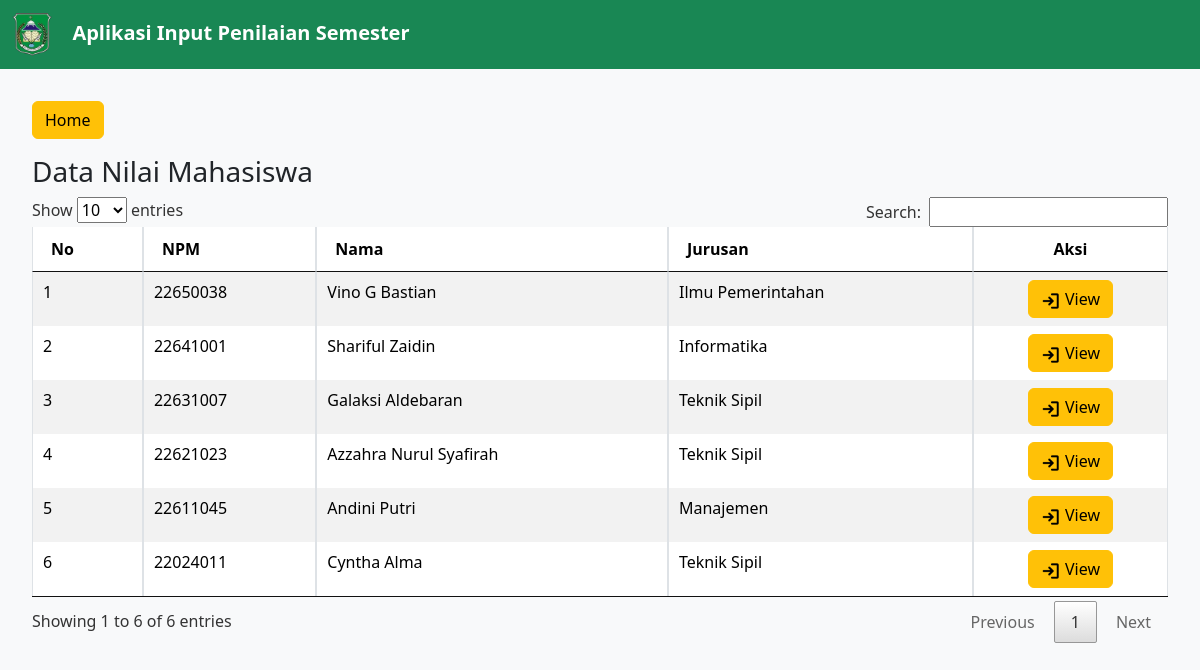
The app's page /dashboard, older data.
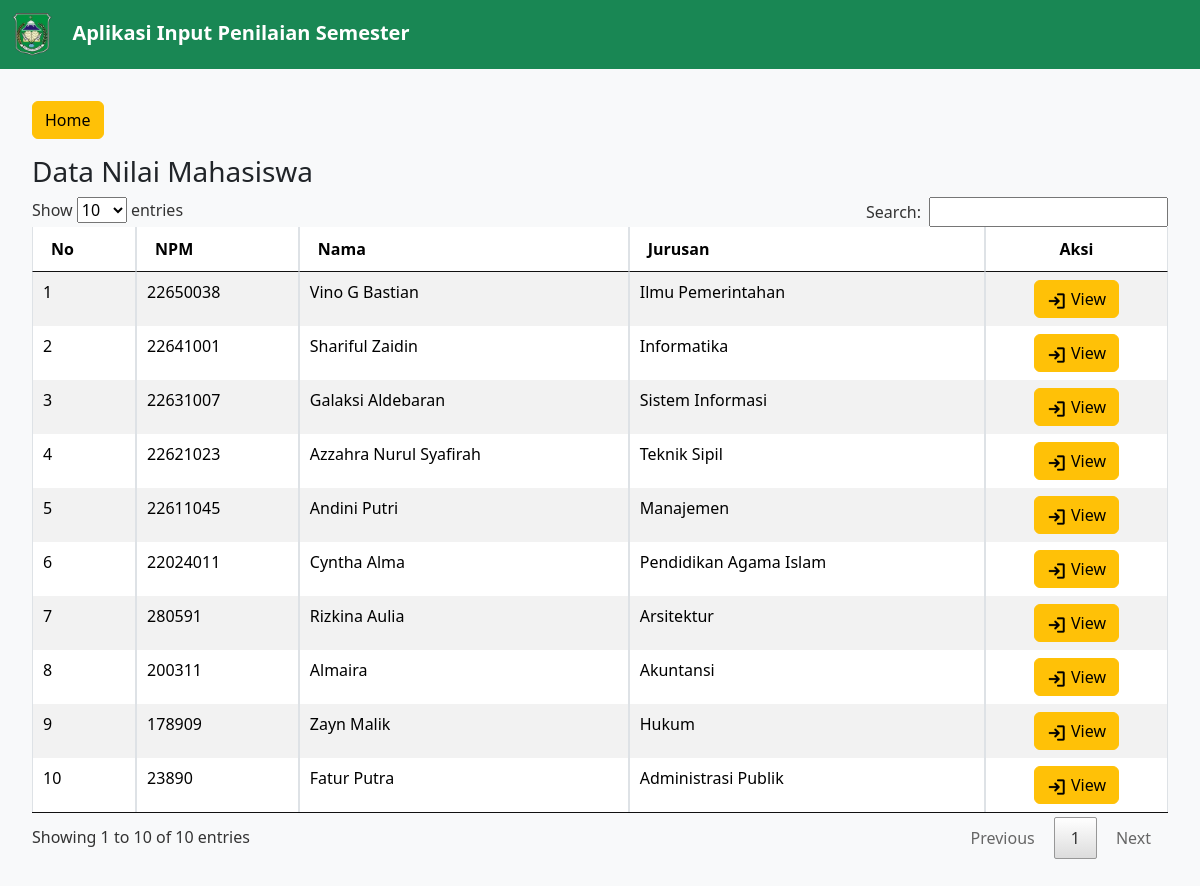
The same page, newer data.
### tables this page shows
CREATE TABLE `tb_mhs` (
  `npm` int NOT NULL,
  `nama` varchar(50) NOT NULL,
  `kode_jurusan` int NOT NULL
);

CREATE TABLE `tb_jurusan` (
  `kode_jurusan` int NOT NULL,
  `nama_jurusan` varchar(100) NOT NULL
);

### app/core/View.php (called while the page is built, shortened)
<?php
class View
{
    public static function render(string $path, $model = []): void
    {
        require_once __DIR__ . '/../view/Layout/Header.php';
        require_once __DIR__ . '/../view/' . $path . '.php';
        require_once __DIR__ . '/../view/Layout/Footer.php';
    }
}

### app/controller/DashboardController.php (called while the page is built, shortened)
<?php
class DashboardController
{
    private Mahasiswa $mahasiswa;
    public function __construct()
    {
        $this->mahasiswa = new Mahasiswa;
    }
    public function index()
    {
        $data = $this->mahasiswa->findAllMahasiswa();
        View::render("Dashboard/index", [
            "title" => "Dashboard | DNS",
            "data" => $data
        ]);
    }
}

### public/index.php (called while the page is built, shortened)
<?php
Route::run();

### app/model/Mahasiswa.php (called while the page is built, shortened)
<?php
class Mahasiswa
{
    private PDO $pdo;
    public function __construct()
    {
        $this->pdo = Database::getConnection();
    }
    public function findAllMahasiswa()
    {
        try {
            $statement = $this->pdo->prepare("SELECT tb_mhs.npm, tb_mhs.nama, tb_mhs.kode_jurusan, tb_jurusan.nama_jurusan AS jurusan
                                                FROM tb_mhs
                                                JOIN tb_jurusan ON tb_mhs.kode_jurusan = tb_jurusan.kode_jurusan ORDER BY tb_mhs.npm DESC");
            $statement->execute();
            if ($row = $statement->fetchAll()) {
                return $row;
            }
        } finally {
            $statement->closeCursor();
        }
    }
}

### config/database.php (called while the page is built)
<?php
return [
    "dsn" => "mysql:host=localhost;dbname=db_dns",
    "dbuser" => "root",
    "dbpass" => ""
];

### app/database/Database.php (called while the page is built, shortened)
<?php
class Database
{
    private static ?PDO $pdo = null;
    public static function getConnection(): PDO
    {
        if (self::$pdo == null) {
            $config = require_once __DIR__ . '/../../config/database.php';
            self::$pdo = new PDO(
                $config["dsn"],
                $config["dbuser"],
                $config["dbpass"]
            );
        }
        return self::$pdo;
    }
}

### app/view/Dashboard/index.php (the view)
<div class="tabel-container">
	<button class="btn btn-warning mb-3"><a style="text-decoration:none; color:black;" href="<?= BASEURL ?>">Home</a></button>
	<h3>Data Nilai Mahasiswa</h3>
	<table id="tbldns" class="table table-striped table-bordered" cellspacing="0">
		<thead>
			<tr>
				<th>No</th>
				<th>NPM</th>
				<th>Nama</th>
				<th>Jurusan</th>
				<th class="text-center">Aksi</th>
			</tr>
		</thead>
		<tbody>
			<?php $i = 1; ?>
			<?php foreach ($model["data"] as $mhs) : ?>
				<tr>
					<td><?= $i++ ?></td>
					<td><?= $mhs["npm"] ?></td>
					<td><?= $mhs["nama"] ?></td>
					<td><?= $mhs["jurusan"] ?></td>
					<td class="text-center">
						<a href="<?= BASEURL ?>/dashboard/lihat?npm=<?= $mhs["npm"] ?>"><button type="button" class="btn btn-warning"><img src="<?= BASEURL ?>/assets/image/sign-in.png" style="width:20px;height:auto;"> View</button></a>
					</td>
				</tr>
			<?php endforeach ?>
		</tbody>
	</table>
</div>

### app/core/Route.php (shortened to what this page needs)
<?php
class Route
{
    private static array $routes;
    public static function add(
        string $method,
        string $path,
        array $controller,
        array $middleware = []
    ): void {
        self::$routes[] = [
            "method"        => $method,
            "path"          => $path,
            "controller"    => $controller,
            "middleware"    => $middleware
        ];
    }
    public static function run(): mixed
    {
        $path = "/";
        if (isset($_SERVER["PATH_INFO"]))
            $path = $_SERVER["PATH_INFO"];
        $method = $_SERVER["REQUEST_METHOD"];
        foreach (self::$routes as $route) {
            if ($route["path"] == $path && $route["method"] == $method) {
                $function = $route["controller"][1];
                return (new $controller)->$function();
            }
        }
        return http_response_code(404);
    }
    public static function is(string $path): bool
    {
        return ($_SERVER["PATH_INFO"] ?? "/") == $path;
    }
}

### app/view/Layout/Header.php (shortened to what this page needs)
<!DOCTYPE html>
<html lang="en">
<head>
    <link href="<?= BASEURL ?>/assets/css/bootstrap.min.css" rel="stylesheet">
    <link rel="stylesheet" type="text/css" href="<?= BASEURL ?>/assets/css/jquery.dataTables.css">
    <link rel="stylesheet" href="<?= BASEURL ?>/assets/css/style.css">
    <link rel="stylesheet" href="<?= BASEURL ?>/assets/css/sweetalert2.min.css">
</head>
<body>
    <?php if (!Route::is('/')) : ?>
        <nav class="navbar navbar-expand-sm bg-success navbar-dark">
            <div class="container-fluid">
                <a class="navbar-brand" href="#">
                    <img src="<?= BASEURL ?>/assets/image/logo-uniyap.webp" alt="Logo Uniyap" style="width:40px;">
                    <b> &ensp; Aplikasi Input Penilaian Semester</b>
                </a>
            </div>
        </nav>
    <?php endif; ?>

Row changes from the older to the newer data that the page shows:
changed tb_mhs "Galaksi Aldebaran": kode_jurusan.nama_jurusan "Teknik Sipil" → "Sistem Informasi"
changed tb_mhs "Cyntha Alma": kode_jurusan.nama_jurusan "Teknik Sipil" → "Pendidikan Agama Islam"
added tb_mhs: npm "280591", nama "Rizkina Aulia", kode_jurusan.nama_jurusan "Arsitektur"
added tb_mhs: npm "200311", nama "Almaira", kode_jurusan.nama_jurusan "Akuntansi"
added tb_mhs: npm "178909", nama "Zayn Malik", kode_jurusan.nama_jurusan "Hukum"
added tb_mhs: npm "23890", nama "Fatur Putra", kode_jurusan.nama_jurusan "Administrasi Publik"
Text that changed along with them:
text written by a page script: "Show entries Search: Showing 1 to 6 of 6 entries Previous 1 Next" → "Show entries Search: Showing 1 to 10 of 10 entries Previous 1 Next"
